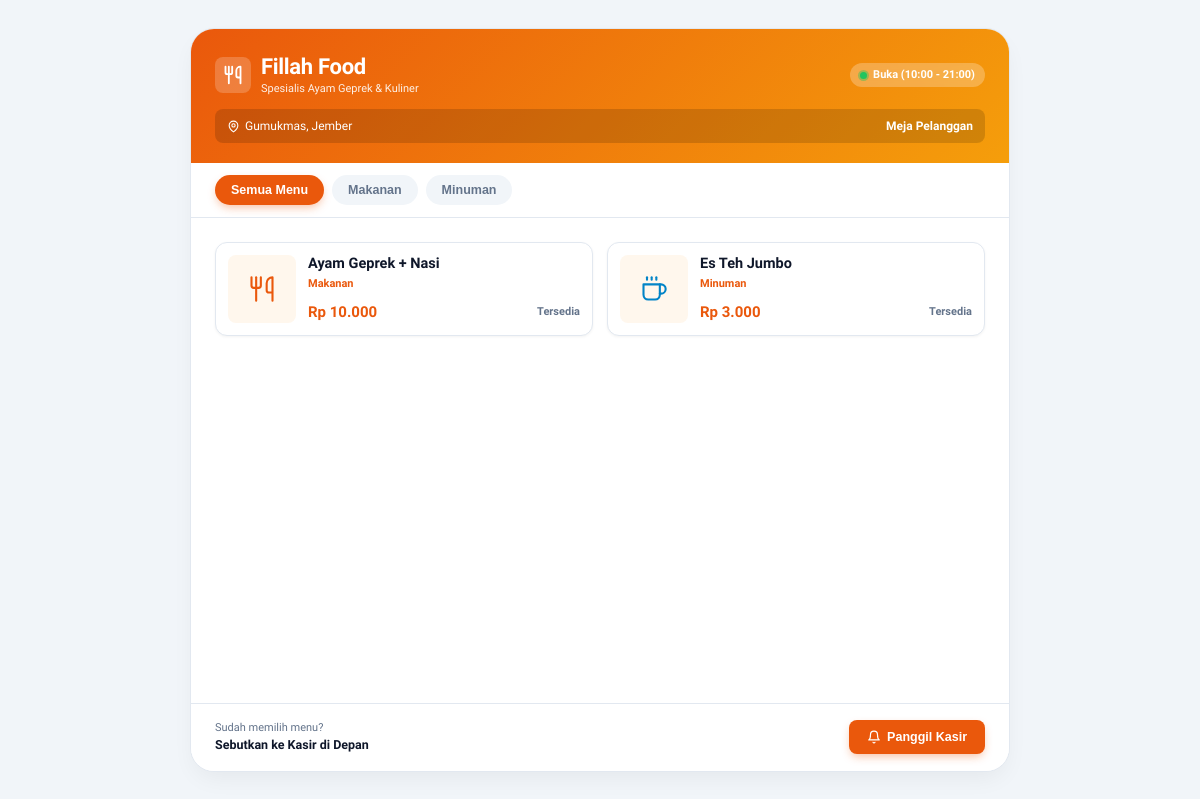
The app's page /menu.php, older data.
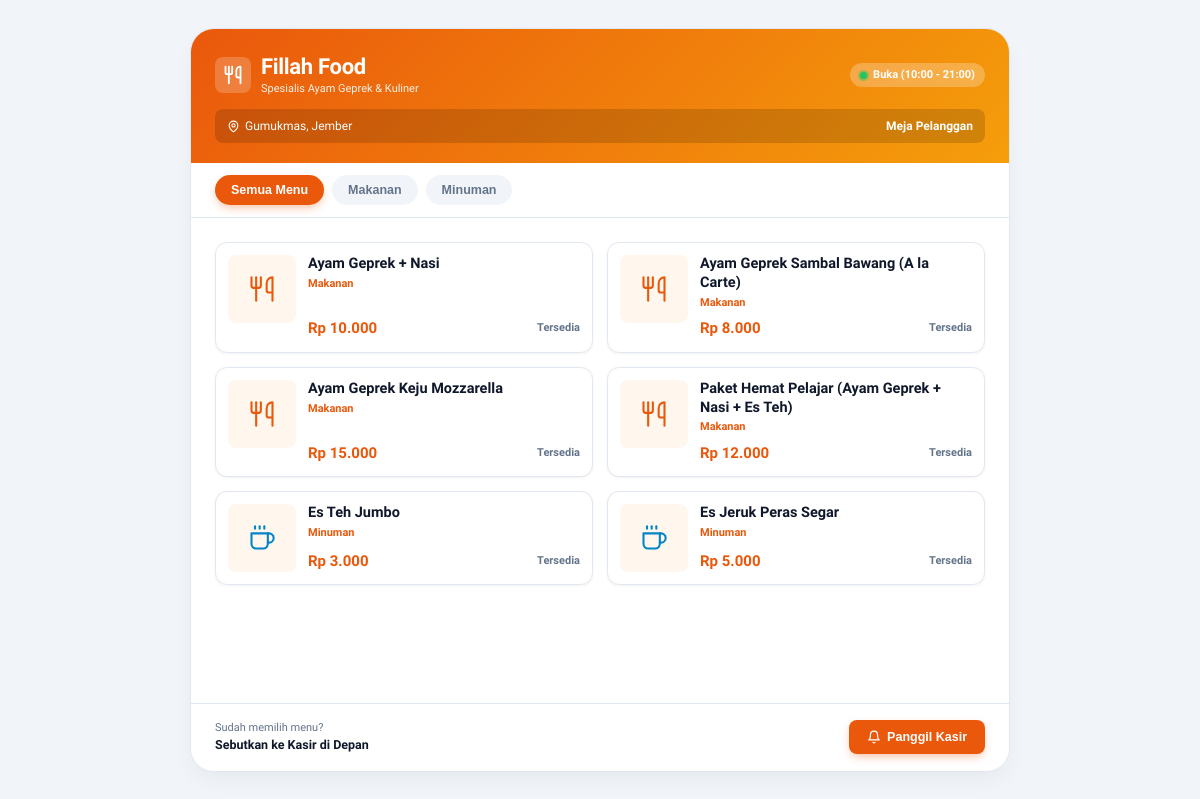
The same page, newer data.
### tables this page shows
CREATE TABLE IF NOT EXISTS produk (
    id INT AUTO_INCREMENT PRIMARY KEY,
    nama_produk VARCHAR(100) NOT NULL,
    harga DECIMAL(10,2) NOT NULL,
    kategori ENUM('Makanan', 'Minuman') NOT NULL,
    gambar VARCHAR(255) NULL
);

### menu.php (the view, shortened to what this page needs)
<?php
require 'config.php';
$query = "SELECT * FROM produk ORDER BY kategori ASC, id ASC";
$result = $conn->query($query);
$menu_list = [];
if ($result) {
    while ($row = $result->fetch_assoc()) {
        $menu_list[] = $row;
    }
}
?>
<!DOCTYPE html>
<html lang="id">
<head>
    <link rel="stylesheet" href="style.css">
</head>
<body>
    <div class="mobile-container">
        <header class="banner-header">
            <div class="brand-row">
                <div style="display: flex; align-items: center; gap: 10px;">
                    <div style="width: 36px; height: 36px; background: rgba(255,255,255,0.2); border-radius: 8px; display: flex; align-items: center; justify-content: center;">
                    </div>
                    <div>
                        <h1 class="brand-title">Fillah Food</h1>
                        <p style="font-size: 11px; opacity: 0.9;">Spesialis Ayam Geprek & Kuliner</p>
                    </div>
                </div>
                <span class="status-badge"><span class="status-dot"></span> Buka (10:00 - 21:00)</span>
            </div>
            <div class="location-info">
                <span style="display:inline-flex; align-items:center; gap:5px;">
                    <svg xmlns="http://www.w3.org/2000/svg" width="13" height="13" viewBox="0 0 24 24" fill="none" stroke="currentColor" stroke-width="2" stroke-linecap="round" stroke-linejoin="round"><path d="M20 10c0 6-8 12-8 12s-8-6-8-12a8 8 0 0 1 16 0Z"></path><circle cx="12" cy="10" r="3"></circle></svg>
                    <span>Gumukmas, Jember</span>
                </span>
                <span style="font-weight: 700; color: #fff;">Meja Pelanggan</span>
            </div>
        </header>
        <div class="cat-scroll">
            <button class="cat-btn active" onclick="filterCat('Semua')">Semua Menu</button>
            <button class="cat-btn" onclick="filterCat('Makanan')">Makanan</button>
            <button class="cat-btn" onclick="filterCat('Minuman')">Minuman</button>
        </div>
        <main class="menu-list">
            <?php foreach ($menu_list as $item): ?>
                <div class="menu-card" data-cat="<?php echo htmlspecialchars($item['kategori']); ?>">
                    <div class="menu-icon">
                    </div>
                    <div class="menu-info">
                        <div>
                            <div class="menu-name"><?php echo htmlspecialchars($item['nama_produk']); ?></div>
                            <div class="menu-cat"><?php echo htmlspecialchars($item['kategori']); ?></div>
                        </div>
                        <div class="menu-price-row">
                            <span class="menu-price">Rp <?php echo number_format($item['harga'], 0, ',', '.'); ?></span>
                            <span style="font-size: 11px; color: var(--text-muted); font-weight: 600;">Tersedia</span>
                        </div>
                    </div>
                </div>
            <?php endforeach; ?>
        </main>
        <footer class="bottom-bar">
            <div>
                <div style="font-size: 11px; color: var(--text-muted);">Sudah memilih menu?</div>
                <div style="font-size: 12.5px; font-weight: 700;">Sebutkan ke Kasir di Depan</div>
            </div>
            <button class="btn-call" onclick="alert('Silakan sebutkan nomor Meja dan pesanan Anda ke Kasir di depan ya kak!')" style="display:inline-flex; align-items:center; gap:6px;">
                <svg xmlns="http://www.w3.org/2000/svg" width="14" height="14" viewBox="0 0 24 24" fill="none" stroke="currentColor" stroke-width="2" stroke-linecap="round" stroke-linejoin="round"><path d="M6 8a6 6 0 0 1 12 0c0 7 3 9 3 9H3s3-2 3-9"></path><path d="M10.3 21a1.94 1.94 0 0 0 3.4 0"></path></svg>
                <span>Panggil Kasir</span>
            </button>
        </footer>
    </div>
</body>
</html>

Row changes from the older to the newer data that the page shows:
added produk: nama_produk "Ayam Geprek Sambal Bawang (A la Carte)", kategori "Makanan", harga "8.000"
added produk: nama_produk "Ayam Geprek Keju Mozzarella", kategori "Makanan", harga "15.000"
added produk: nama_produk "Paket Hemat Pelajar (Ayam Geprek + Nasi + Es Teh)", kategori "Makanan", harga "12.000"
added produk: nama_produk "Es Jeruk Peras Segar", kategori "Minuman", harga "5.000"
